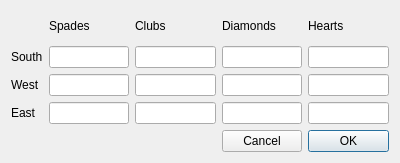
<?xml version="1.0" encoding="UTF-8"?>
<ui version="4.0">
 <class>SetDealDialog</class>
 <widget class="QDialog" name="SetDealDialog">
  <property name="windowModality">
   <enum>Qt::NonModal</enum>
  </property>
  <property name="geometry">
   <rect>
    <x>0</x>
    <y>0</y>
    <width>400</width>
    <height>163</height>
   </rect>
  </property>
  <property name="sizePolicy">
   <sizepolicy hsizetype="Preferred" vsizetype="Preferred">
    <horstretch>0</horstretch>
    <verstretch>0</verstretch>
   </sizepolicy>
  </property>
  <property name="windowTitle">
   <string>SetDealDialog</string>
  </property>
  <property name="sizeGripEnabled">
   <bool>false</bool>
  </property>
  <property name="modal">
   <bool>true</bool>
  </property>
  <layout class="QGridLayout" name="gridLayout">
   <property name="sizeConstraint">
    <enum>QLayout::SetDefaultConstraint</enum>
   </property>
   <item row="5" column="4">
    <widget class="QPushButton" name="okButton">
     <property name="text">
      <string>OK</string>
     </property>
    </widget>
   </item>
   <item row="0" column="3">
    <widget class="QLabel" name="diamondsLabel">
     <property name="text">
      <string>Diamonds</string>
     </property>
    </widget>
   </item>
   <item row="4" column="4">
    <widget class="QLineEdit" name="eastHearts">
     <property name="text">
      <string/>
     </property>
    </widget>
   </item>
   <item row="2" column="4">
    <widget class="QLineEdit" name="southHearts"/>
   </item>
   <item row="0" column="4">
    <widget class="QLabel" name="heartsLabel">
     <property name="text">
      <string>Hearts</string>
     </property>
    </widget>
   </item>
   <item row="2" column="2">
    <widget class="QLineEdit" name="southClubs">
     <property name="text">
      <string/>
     </property>
    </widget>
   </item>
   <item row="2" column="0">
    <widget class="QLabel" name="southLabel">
     <property name="text">
      <string>South</string>
     </property>
    </widget>
   </item>
   <item row="3" column="2">
    <widget class="QLineEdit" name="westClubs">
     <property name="text">
      <string/>
     </property>
    </widget>
   </item>
   <item row="4" column="2">
    <widget class="QLineEdit" name="eastClubs"/>
   </item>
   <item row="4" column="3">
    <widget class="QLineEdit" name="eastDiamonds">
     <property name="text">
      <string/>
     </property>
    </widget>
   </item>
   <item row="2" column="3">
    <widget class="QLineEdit" name="southDiamonds"/>
   </item>
   <item row="4" column="0">
    <widget class="QLabel" name="eastLabel">
     <property name="text">
      <string>East</string>
     </property>
    </widget>
   </item>
   <item row="0" column="1">
    <widget class="QLabel" name="spadesLabel">
     <property name="text">
      <string>Spades</string>
     </property>
    </widget>
   </item>
   <item row="0" column="2">
    <widget class="QLabel" name="clubsLabel">
     <property name="text">
      <string>Clubs</string>
     </property>
    </widget>
   </item>
   <item row="5" column="3">
    <widget class="QPushButton" name="cancelButton">
     <property name="text">
      <string>Cancel</string>
     </property>
    </widget>
   </item>
   <item row="4" column="1">
    <widget class="QLineEdit" name="eastSpades"/>
   </item>
   <item row="2" column="1">
    <widget class="QLineEdit" name="southSpades">
     <property name="text">
      <string/>
     </property>
    </widget>
   </item>
   <item row="3" column="4">
    <widget class="QLineEdit" name="westHearts"/>
   </item>
   <item row="3" column="0">
    <widget class="QLabel" name="westLabel">
     <property name="text">
      <string>West</string>
     </property>
    </widget>
   </item>
   <item row="3" column="1">
    <widget class="QLineEdit" name="westSpades"/>
   </item>
   <item row="3" column="3">
    <widget class="QLineEdit" name="westDiamonds">
     <property name="text">
      <string/>
     </property>
    </widget>
   </item>
  </layout>
 </widget>
 <resources/>
 <connections>
  <connection>
   <sender>okButton</sender>
   <signal>clicked()</signal>
   <receiver>SetDealDialog</receiver>
   <slot>accept()</slot>
   <hints>
    <hint type="sourcelabel">
     <x>399</x>
     <y>143</y>
    </hint>
    <hint type="destinationlabel">
     <x>230</x>
     <y>85</y>
    </hint>
   </hints>
  </connection>
  <connection>
   <sender>cancelButton</sender>
   <signal>clicked()</signal>
   <receiver>SetDealDialog</receiver>
   <slot>reject()</slot>
   <hints>
    <hint type="sourcelabel">
     <x>298</x>
     <y>143</y>
    </hint>
    <hint type="destinationlabel">
     <x>230</x>
     <y>85</y>
    </hint>
   </hints>
  </connection>
 </connections>
</ui>
